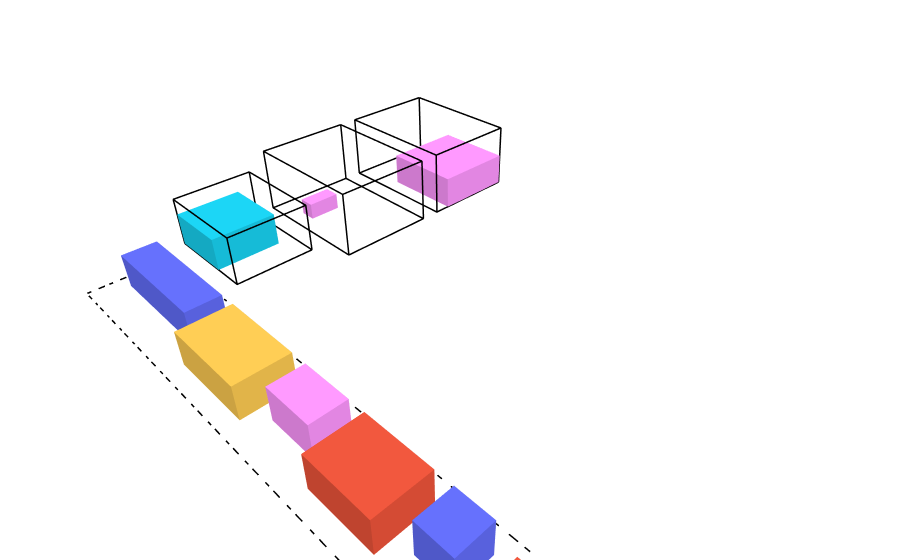

Write notebook code for a chart like this one.
### Markdown cell above
## **Pengujian 3**

Dalam pengujian ketiga, akan digunakan dataset berikut dengan $3$ truk dan $9$ paket.

### Code cell
trucks_3 = [
   Truck("T1", 6, 8, 4, 70),
   Truck("T2", 6, 8, 4, 70),
   Truck("T3", 5, 6, 3, 40)
]

packages_3 = [
   Package("P1", 5, 5, 2, 90, 25, False, 1),
   Package("P2", 2, 7, 2, 80, 20, False, 3),
   Package("P3", 4, 4, 2, 75, 18, True, 2),
   
   Package("P4", 3, 5, 2, 60, 15, False, 1),
   Package("P5", 2, 3, 2, 45, 10, True, 4), 
   Package("P6", 3, 4, 2, 50, 12, False, 2),
   
   Package("P7", 2, 2, 2, 35, 8, False, 5),
   Package("P8", 2, 3, 1, 30, 6, True, 1), 
   Package("P9", 1, 2, 1, 20, 4, False, 3)
]

initial_state_3 = State(packages_3, trucks_3, init="random_feasible")
draw_state(initial_state_3)

### Figure 1 — Plotly figure (JSON) as saved in the notebook; plotly's stock layout.template omitted (floating-point values rounded to 4 significant figures)
{"data": [{"hovertemplate": "%{hovertext}<extra></extra>", "hovertext": ["<b>ID:</b> T1<br><b>Size:</b> 6x8x4<br><b>Max_Capacity:</b> 70<br>", "<b>ID:</b> T1<br><b>Size:</b> 6x8x4<br><b>Max_Capacity:</b> 70<br>", "<b>ID:</b> T1<br><b>Size:</b> 6x8x4<br><b>Max_Capacity:</b> 70<br>", "<b>ID:</b> T1<br><b>Size:</b> 6x8x4<br><b>Max_Capacity:</b> 70<br>", "<b>ID:</b> T1<br><b>Size:</b> 6x8x4<br><b>Max_Capacity:</b> 70<br>", "<b>ID:</b> T1<br><b>Size:</b> 6x8x4<br><b>Max_Capacity:</b> 70<br>", "<b>ID:</b> T1<br><b>Size:</b> 6x8x4<br><b>Max_Capacity:</b> 70<br>", "<b>ID:</b> T1<br><b>Size:</b> 6x8x4<br><b>Max_Capacity:</b> 70<br>", "<b>ID:</b> T1<br><b>Size:</b> 6x8x4<br><b>Max_Capacity:</b> 70<br>", "<b>ID:</b> T1<br><b>Size:</b> 6x8x4<br><b>Max_Capacity:</b> 70<br>", "<b>ID:</b> T1<br><b>Size:</b> 6x8x4<br><b>Max_Capacity:</b> 70<br>", "<b>ID:</b> T1<br><b>Size:</b> 6x8x4<br><b>Max_Capacity:</b> 70<br>", "<b>ID:</b> T1<br><b>Size:</b> 6x8x4<br><b>Max_Capacity:</b> 70<br>", "<b>ID:</b> T1<br><b>Size:</b> 6x8x4<br><b>Max_Capacity:</b> 70<br>", "<b>ID:</b> T1<br><b>Size:</b> 6x8x4<br><b>Max_Capacity:</b> 70<br>", "<b>ID:</b> T1<br><b>Size:</b> 6x8x4<br><b>Max_Capacity:</b> 70<br>", "<b>ID:</b> T1<br><b>Size:</b> 6x8x4<br><b>Max_Capacity:</b> 70<br>", "<b>ID:</b> T1<br><b>Size:</b> 6x8x4<br><b>Max_Capacity:</b> 70<br>", "<b>ID:</b> T1<br><b>Size:</b> 6x8x4<br><b>Max_Capacity:</b> 70<br>", "<b>ID:</b> T1<br><b>Size:</b> 6x8x4<br><b>Max_Capacity:</b> 70<br>", "<b>ID:</b> T1<br><b>Size:</b> 6x8x4<br><b>Max_Capacity:</b> 70<br>", "<b>ID:</b> T1<br><b>Size:</b> 6x8x4<br><b>Max_Capacity:</b> 70<br>", "<b>ID:</b> T1<br><b>Size:</b> 6x8x4<br><b>Max_Capacity:</b> 70<br>", "<b>ID:</b> T1<br><b>Size:</b> 6x8x4<br><b>Max_Capacity:</b> 70<br>"], "line": {"color": "black", "width": 3}, "mode": "lines", "name": "Truck T1", "showlegend": false, "type": "scatter3d", "x": [0, 6, 6, 0, 0, null, 0, 6, 6, 0, 0, null, 0, 0, null, 6, 6, null, 6, 6, null, 0, 0, null], "y": [0, 0, 8, 8, 0, null, 0, 0, 8, 8, 0, null, 0, 0, null, 0, 0, null, 8, 8, null, 8, 8, null], "z": [0, 0, 0, 0, 0, null, 4, 4, 4, 4, 4, null, 0, 4, null, 0, 4, null, 0, 4, null, 0, 4, null]}, {"alphahull": 0, "color": "#FF97FF", "flatshading": true, "hovertemplate": "%{hovertext}<extra></extra>", "hovertext": ["<b>ID:</b> P1<br><b>Position:</b> (0, 3, 0)<br><b>Size:</b> 5x5x2<br><b>Value:</b> 90<br><b>Weight:</b> 25<br><b>Is_Fragile:</b> False<br><b>ETA:</b> 1", "<b>ID:</b> P1<br><b>Position:</b> (0, 3, 0)<br><b>Size:</b> 5x5x2<br><b>Value:</b> 90<br><b>Weight:</b> 25<br><b>Is_Fragile:</b> False<br><b>ETA:</b> 1", "<b>ID:</b> P1<br><b>Position:</b> (0, 3, 0)<br><b>Size:</b> 5x5x2<br><b>Value:</b> 90<br><b>Weight:</b> 25<br><b>Is_Fragile:</b> False<br><b>ETA:</b> 1", "<b>ID:</b> P1<br><b>Position:</b> (0, 3, 0)<br><b>Size:</b> 5x5x2<br><b>Value:</b> 90<br><b>Weight:</b> 25<br><b>Is_Fragile:</b> False<br><b>ETA:</b> 1", "<b>ID:</b> P1<br><b>Position:</b> (0, 3, 0)<br><b>Size:</b> 5x5x2<br><b>Value:</b> 90<br><b>Weight:</b> 25<br><b>Is_Fragile:</b> False<br><b>ETA:</b> 1", "<b>ID:</b> P1<br><b>Position:</b> (0, 3, 0)<br><b>Size:</b> 5x5x2<br><b>Value:</b> 90<br><b>Weight:</b> 25<br><b>Is_Fragile:</b> False<br><b>ETA:</b> 1", "<b>ID:</b> P1<br><b>Position:</b> (0, 3, 0)<br><b>Size:</b> 5x5x2<br><b>Value:</b> 90<br><b>Weight:</b> 25<br><b>Is_Fragile:</b> False<br><b>ETA:</b> 1", "<b>ID:</b> P1<br><b>Position:</b> (0, 3, 0)<br><b>Size:</b> 5x5x2<br><b>Value:</b> 90<br><b>Weight:</b> 25<br><b>Is_Fragile:</b> False<br><b>ETA:</b> 1"], "name": "Package P1", "opacity": 1, "showlegend": false, "type": "mesh3d", "x": [0, 5, 5, 0, 0, 5, 5, 0], "y": [3, 3, 8, 8, 3, 3, 8, 8], "z": [0, 0, 0, 0, 2, 2, 2, 2]}, {"hovertemplate": "%{hovertext}<extra></extra>", "hovertext": ["<b>ID:</b> T2<br><b>Size:</b> 6x8x4<br><b>Max_Capacity:</b> 70<br>", "<b>ID:</b> T2<br><b>Size:</b> 6x8x4<br><b>Max_Capacity:</b> 70<br>", "<b>ID:</b> T2<br><b>Size:</b> 6x8x4<br><b>Max_Capacity:</b> 70<br>", "<b>ID:</b> T2<br><b>Size:</b> 6x8x4<br><b>Max_Capacity:</b> 70<br>", "<b>ID:</b> T2<br><b>Size:</b> 6x8x4<br><b>Max_Capacity:</b> 70<br>", "<b>ID:</b> T2<br><b>Size:</b> 6x8x4<br><b>Max_Capacity:</b> 70<br>", "<b>ID:</b> T2<br><b>Size:</b> 6x8x4<br><b>Max_Capacity:</b> 70<br>", "<b>ID:</b> T2<br><b>Size:</b> 6x8x4<br><b>Max_Capacity:</b> 70<br>", "<b>ID:</b> T2<br><b>Size:</b> 6x8x4<br><b>Max_Capacity:</b> 70<br>", "<b>ID:</b> T2<br><b>Size:</b> 6x8x4<br><b>Max_Capacity:</b> 70<br>", "<b>ID:</b> T2<br><b>Size:</b> 6x8x4<br><b>Max_Capacity:</b> 70<br>", "<b>ID:</b> T2<br><b>Size:</b> 6x8x4<br><b>Max_Capacity:</b> 70<br>", "<b>ID:</b> T2<br><b>Size:</b> 6x8x4<br><b>Max_Capacity:</b> 70<br>", "<b>ID:</b> T2<br><b>Size:</b> 6x8x4<br><b>Max_Capacity:</b> 70<br>", "<b>ID:</b> T2<br><b>Size:</b> 6x8x4<br><b>Max_Capacity:</b> 70<br>", "<b>ID:</b> T2<br><b>Size:</b> 6x8x4<br><b>Max_Capacity:</b> 70<br>", "<b>ID:</b> T2<br><b>Size:</b> 6x8x4<br><b>Max_Capacity:</b> 70<br>", "<b>ID:</b> T2<br><b>Size:</b> 6x8x4<br><b>Max_Capacity:</b> 70<br>", "<b>ID:</b> T2<br><b>Size:</b> 6x8x4<br><b>Max_Capacity:</b> 70<br>", "<b>ID:</b> T2<br><b>Size:</b> 6x8x4<br><b>Max_Capacity:</b> 70<br>", "<b>ID:</b> T2<br><b>Size:</b> 6x8x4<br><b>Max_Capacity:</b> 70<br>", "<b>ID:</b> T2<br><b>Size:</b> 6x8x4<br><b>Max_Capacity:</b> 70<br>", "<b>ID:</b> T2<br><b>Size:</b> 6x8x4<br><b>Max_Capacity:</b> 70<br>", "<b>ID:</b> T2<br><b>Size:</b> 6x8x4<br><b>Max_Capacity:</b> 70<br>"], "line": {"color": "black", "width": 3}, "mode": "lines", "name": "Truck T2", "showlegend": false, "type": "scatter3d", "x": [7.2, 13.2, 13.2, 7.2, 7.2, null, 7.2, 13.2, 13.2, 7.2, 7.2, null, 7.2, 7.2, null, 13.2, 13.2, null, 13.2, 13.2, null, 7.2, 7.2, null], "y": [0, 0, 8, 8, 0, null, 0, 0, 8, 8, 0, null, 0, 0, null, 0, 0, null, 8, 8, null, 8, 8, null], "z": [0, 0, 0, 0, 0, null, 4, 4, 4, 4, 4, null, 0, 4, null, 0, 4, null, 0, 4, null, 0, 4, null]}, {"alphahull": 0, "color": "#FF97FF", "flatshading": true, "hovertemplate": "%{hovertext}<extra></extra>", "hovertext": ["<b>ID:</b> P9<br><b>Position:</b> (2.999999999999999, 2, 0)<br><b>Size:</b> 2x1x1<br><b>Value:</b> 20<br><b>Weight:</b> 4<br><b>Is_Fragile:</b> False<br><b>ETA:</b> 3", "<b>ID:</b> P9<br><b>Position:</b> (2.999999999999999, 2, 0)<br><b>Size:</b> 2x1x1<br><b>Value:</b> 20<br><b>Weight:</b> 4<br><b>Is_Fragile:</b> False<br><b>ETA:</b> 3", "<b>ID:</b> P9<br><b>Position:</b> (2.999999999999999, 2, 0)<br><b>Size:</b> 2x1x1<br><b>Value:</b> 20<br><b>Weight:</b> 4<br><b>Is_Fragile:</b> False<br><b>ETA:</b> 3", "<b>ID:</b> P9<br><b>Position:</b> (2.999999999999999, 2, 0)<br><b>Size:</b> 2x1x1<br><b>Value:</b> 20<br><b>Weight:</b> 4<br><b>Is_Fragile:</b> False<br><b>ETA:</b> 3", "<b>ID:</b> P9<br><b>Position:</b> (2.999999999999999, 2, 0)<br><b>Size:</b> 2x1x1<br><b>Value:</b> 20<br><b>Weight:</b> 4<br><b>Is_Fragile:</b> False<br><b>ETA:</b> 3", "<b>ID:</b> P9<br><b>Position:</b> (2.999999999999999, 2, 0)<br><b>Size:</b> 2x1x1<br><b>Value:</b> 20<br><b>Weight:</b> 4<br><b>Is_Fragile:</b> False<br><b>ETA:</b> 3", "<b>ID:</b> P9<br><b>Position:</b> (2.999999999999999, 2, 0)<br><b>Size:</b> 2x1x1<br><b>Value:</b> 20<br><b>Weight:</b> 4<br><b>Is_Fragile:</b> False<br><b>ETA:</b> 3", "<b>ID:</b> P9<br><b>Position:</b> (2.999999999999999, 2, 0)<br><b>Size:</b> 2x1x1<br><b>Value:</b> 20<br><b>Weight:</b> 4<br><b>Is_Fragile:</b> False<br><b>ETA:</b> 3"], "name": "Package P9", "opacity": 1, "showlegend": false, "type": "mesh3d", "x": [10.2, 12.2, 12.2, 10.2, 10.2, 12.2, 12.2, 10.2], "y": [2, 2, 3, 3, 2, 2, 3, 3], "z": [0, 0, 0, 0, 1, 1, 1, 1]}, {"hovertemplate": "%{hovertext}<extra></extra>", "hovertext": ["<b>ID:</b> T3<br><b>Size:</b> 5x6x3<br><b>Max_Capacity:</b> 40<br>", "<b>ID:</b> T3<br><b>Size:</b> 5x6x3<br><b>Max_Capacity:</b> 40<br>", "<b>ID:</b> T3<br><b>Size:</b> 5x6x3<br><b>Max_Capacity:</b> 40<br>", "<b>ID:</b> T3<br><b>Size:</b> 5x6x3<br><b>Max_Capacity:</b> 40<br>", "<b>ID:</b> T3<br><b>Size:</b> 5x6x3<br><b>Max_Capacity:</b> 40<br>", "<b>ID:</b> T3<br><b>Size:</b> 5x6x3<br><b>Max_Capacity:</b> 40<br>", "<b>ID:</b> T3<br><b>Size:</b> 5x6x3<br><b>Max_Capacity:</b> 40<br>", "<b>ID:</b> T3<br><b>Size:</b> 5x6x3<br><b>Max_Capacity:</b> 40<br>", "<b>ID:</b> T3<br><b>Size:</b> 5x6x3<br><b>Max_Capacity:</b> 40<br>", "<b>ID:</b> T3<br><b>Size:</b> 5x6x3<br><b>Max_Capacity:</b> 40<br>", "<b>ID:</b> T3<br><b>Size:</b> 5x6x3<br><b>Max_Capacity:</b> 40<br>", "<b>ID:</b> T3<br><b>Size:</b> 5x6x3<br><b>Max_Capacity:</b> 40<br>", "<b>ID:</b> T3<br><b>Size:</b> 5x6x3<br><b>Max_Capacity:</b> 40<br>", "<b>ID:</b> T3<br><b>Size:</b> 5x6x3<br><b>Max_Capacity:</b> 40<br>", "<b>ID:</b> T3<br><b>Size:</b> 5x6x3<br><b>Max_Capacity:</b> 40<br>", "<b>ID:</b> T3<br><b>Size:</b> 5x6x3<br><b>Max_Capacity:</b> 40<br>", "<b>ID:</b> T3<br><b>Size:</b> 5x6x3<br><b>Max_Capacity:</b> 40<br>", "<b>ID:</b> T3<br><b>Size:</b> 5x6x3<br><b>Max_Capacity:</b> 40<br>", "<b>ID:</b> T3<br><b>Size:</b> 5x6x3<br><b>Max_Capacity:</b> 40<br>", "<b>ID:</b> T3<br><b>Size:</b> 5x6x3<br><b>Max_Capacity:</b> 40<br>", "<b>ID:</b> T3<br><b>Size:</b> 5x6x3<br><b>Max_Capacity:</b> 40<br>", "<b>ID:</b> T3<br><b>Size:</b> 5x6x3<br><b>Max_Capacity:</b> 40<br>", "<b>ID:</b> T3<br><b>Size:</b> 5x6x3<br><b>Max_Capacity:</b> 40<br>", "<b>ID:</b> T3<br><b>Size:</b> 5x6x3<br><b>Max_Capacity:</b> 40<br>"], "line": {"color": "black", "width": 3}, "mode": "lines", "name": "Truck T3", "showlegend": false, "type": "scatter3d", "x": [14.4, 19.4, 19.4, 14.4, 14.4, null, 14.4, 19.4, 19.4, 14.4, 14.4, null, 14.4, 14.4, null, 19.4, 19.4, null, 19.4, 19.4, null, 14.4, 14.4, null], "y": [0, 0, 6, 6, 0, null, 0, 0, 6, 6, 0, null, 0, 0, null, 0, 0, null, 6, 6, null, 6, 6, null], "z": [0, 0, 0, 0, 0, null, 3, 3, 3, 3, 3, null, 0, 3, null, 0, 3, null, 0, 3, null, 0, 3, null]}, {"alphahull": 0, "color": "#19D3F3", "flatshading": true, "hovertemplate": "%{hovertext}<extra></extra>", "hovertext": ["<b>ID:</b> P3<br><b>Position:</b> (1.0, 0, 0)<br><b>Size:</b> 4x4x2<br><b>Value:</b> 75<br><b>Weight:</b> 18<br><b>Is_Fragile:</b> True<br><b>ETA:</b> 2", "<b>ID:</b> P3<br><b>Position:</b> (1.0, 0, 0)<br><b>Size:</b> 4x4x2<br><b>Value:</b> 75<br><b>Weight:</b> 18<br><b>Is_Fragile:</b> True<br><b>ETA:</b> 2", "<b>ID:</b> P3<br><b>Position:</b> (1.0, 0, 0)<br><b>Size:</b> 4x4x2<br><b>Value:</b> 75<br><b>Weight:</b> 18<br><b>Is_Fragile:</b> True<br><b>ETA:</b> 2", "<b>ID:</b> P3<br><b>Position:</b> (1.0, 0, 0)<br><b>Size:</b> 4x4x2<br><b>Value:</b> 75<br><b>Weight:</b> 18<br><b>Is_Fragile:</b> True<br><b>ETA:</b> 2", "<b>ID:</b> P3<br><b>Position:</b> (1.0, 0, 0)<br><b>Size:</b> 4x4x2<br><b>Value:</b> 75<br><b>Weight:</b> 18<br><b>Is_Fragile:</b> True<br><b>ETA:</b> 2", "<b>ID:</b> P3<br><b>Position:</b> (1.0, 0, 0)<br><b>Size:</b> 4x4x2<br><b>Value:</b> 75<br><b>Weight:</b> 18<br><b>Is_Fragile:</b> True<br><b>ETA:</b> 2", "<b>ID:</b> P3<br><b>Position:</b> (1.0, 0, 0)<br><b>Size:</b> 4x4x2<br><b>Value:</b> 75<br><b>Weight:</b> 18<br><b>Is_Fragile:</b> True<br><b>ETA:</b> 2", "<b>ID:</b> P3<br><b>Position:</b> (1.0, 0, 0)<br><b>Size:</b> 4x4x2<br><b>Value:</b> 75<br><b>Weight:</b> 18<br><b>Is_Fragile:</b> True<br><b>ETA:</b> 2"], "name": "Package P3", "opacity": 1, "showlegend": false, "type": "mesh3d", "x": [15.4, 19.4, 19.4, 15.4, 15.4, 19.4, 19.4, 15.4], "y": [0, 0, 4, 4, 0, 0, 4, 4], "z": [0, 0, 0, 0, 2, 2, 2, 2]}, {"alphahull": 0, "color": "#636EFA", "flatshading": true, "hovertemplate": "%{hovertext}<extra></extra>", "hovertext": ["<b>ID:</b> P2<br><b>Position:</b> (1.0, 1, 0)<br><b>Size:</b> 2x7x2<br><b>Value:</b> 80<br><b>Weight:</b> 20<br><b>Is_Fragile:</b> False<br><b>ETA:</b> 3", "<b>ID:</b> P2<br><b>Position:</b> (1.0, 1, 0)<br><b>Size:</b> 2x7x2<br><b>Value:</b> 80<br><b>Weight:</b> 20<br><b>Is_Fragile:</b> False<br><b>ETA:</b> 3", "<b>ID:</b> P2<br><b>Position:</b> (1.0, 1, 0)<br><b>Size:</b> 2x7x2<br><b>Value:</b> 80<br><b>Weight:</b> 20<br><b>Is_Fragile:</b> False<br><b>ETA:</b> 3", "<b>ID:</b> P2<br><b>Position:</b> (1.0, 1, 0)<br><b>Size:</b> 2x7x2<br><b>Value:</b> 80<br><b>Weight:</b> 20<br><b>Is_Fragile:</b> False<br><b>ETA:</b> 3", "<b>ID:</b> P2<br><b>Position:</b> (1.0, 1, 0)<br><b>Size:</b> 2x7x2<br><b>Value:</b> 80<br><b>Weight:</b> 20<br><b>Is_Fragile:</b> False<br><b>ETA:</b> 3", "<b>ID:</b> P2<br><b>Position:</b> (1.0, 1, 0)<br><b>Size:</b> 2x7x2<br><b>Value:</b> 80<br><b>Weight:</b> 20<br><b>Is_Fragile:</b> False<br><b>ETA:</b> 3", "<b>ID:</b> P2<br><b>Position:</b> (1.0, 1, 0)<br><b>Size:</b> 2x7x2<br><b>Value:</b> 80<br><b>Weight:</b> 20<br><b>Is_Fragile:</b> False<br><b>ETA:</b> 3", "<b>ID:</b> P2<br><b>Position:</b> (1.0, 1, 0)<br><b>Size:</b> 2x7x2<br><b>Value:</b> 80<br><b>Weight:</b> 20<br><b>Is_Fragile:</b> False<br><b>ETA:</b> 3"], "name": "Package P2", "opacity": 1, "showlegend": false, "type": "mesh3d", "x": [21.6, 23.6, 23.6, 21.6, 21.6, 23.6, 23.6, 21.6], "y": [2, 2, 9, 9, 2, 2, 9, 9], "z": [0, 0, 0, 0, 2, 2, 2, 2]}, {"alphahull": 0, "color": "#FECB52", "flatshading": true, "hovertemplate": "%{hovertext}<extra></extra>", "hovertext": ["<b>ID:</b> P4<br><b>Position:</b> (1.0, 9, 0)<br><b>Size:</b> 3x5x2<br><b>Value:</b> 60<br><b>Weight:</b> 15<br><b>Is_Fragile:</b> False<br><b>ETA:</b> 1", "<b>ID:</b> P4<br><b>Position:</b> (1.0, 9, 0)<br><b>Size:</b> 3x5x2<br><b>Value:</b> 60<br><b>Weight:</b> 15<br><b>Is_Fragile:</b> False<br><b>ETA:</b> 1", "<b>ID:</b> P4<br><b>Position:</b> (1.0, 9, 0)<br><b>Size:</b> 3x5x2<br><b>Value:</b> 60<br><b>Weight:</b> 15<br><b>Is_Fragile:</b> False<br><b>ETA:</b> 1", "<b>ID:</b> P4<br><b>Position:</b> (1.0, 9, 0)<br><b>Size:</b> 3x5x2<br><b>Value:</b> 60<br><b>Weight:</b> 15<br><b>Is_Fragile:</b> False<br><b>ETA:</b> 1", "<b>ID:</b> P4<br><b>Position:</b> (1.0, 9, 0)<br><b>Size:</b> 3x5x2<br><b>Value:</b> 60<br><b>Weight:</b> 15<br><b>Is_Fragile:</b> False<br><b>ETA:</b> 1", "<b>ID:</b> P4<br><b>Position:</b> (1.0, 9, 0)<br><b>Size:</b> 3x5x2<br><b>Value:</b> 60<br><b>Weight:</b> 15<br><b>Is_Fragile:</b> False<br><b>ETA:</b> 1", "<b>ID:</b> P4<br><b>Position:</b> (1.0, 9, 0)<br><b>Size:</b> 3x5x2<br><b>Value:</b> 60<br><b>Weight:</b> 15<br><b>Is_Fragile:</b> False<br><b>ETA:</b> 1", "<b>ID:</b> P4<br><b>Position:</b> (1.0, 9, 0)<br><b>Size:</b> 3x5x2<br><b>Value:</b> 60<br><b>Weight:</b> 15<br><b>Is_Fragile:</b> False<br><b>ETA:</b> 1"], "name": "Package P4", "opacity": 1, "showlegend": false, "type": "mesh3d", "x": [21.6, 24.6, 24.6, 21.6, 21.6, 24.6, 24.6, 21.6], "y": [10, 10, 15, 15, 10, 10, 15, 15], "z": [0, 0, 0, 0, 2, 2, 2, 2]}, {"alphahull": 0, "color": "#FF97FF", "flatshading": true, "hovertemplate": "%{hovertext}<extra></extra>", "hovertext": ["<b>ID:</b> P5<br><b>Position:</b> (1.0, 15, 0)<br><b>Size:</b> 2x3x2<br><b>Value:</b> 45<br><b>Weight:</b> 10<br><b>Is_Fragile:</b> True<br><b>ETA:</b> 4", "<b>ID:</b> P5<br><b>Position:</b> (1.0, 15, 0)<br><b>Size:</b> 2x3x2<br><b>Value:</b> 45<br><b>Weight:</b> 10<br><b>Is_Fragile:</b> True<br><b>ETA:</b> 4", "<b>ID:</b> P5<br><b>Position:</b> (1.0, 15, 0)<br><b>Size:</b> 2x3x2<br><b>Value:</b> 45<br><b>Weight:</b> 10<br><b>Is_Fragile:</b> True<br><b>ETA:</b> 4", "<b>ID:</b> P5<br><b>Position:</b> (1.0, 15, 0)<br><b>Size:</b> 2x3x2<br><b>Value:</b> 45<br><b>Weight:</b> 10<br><b>Is_Fragile:</b> True<br><b>ETA:</b> 4", "<b>ID:</b> P5<br><b>Position:</b> (1.0, 15, 0)<br><b>Size:</b> 2x3x2<br><b>Value:</b> 45<br><b>Weight:</b> 10<br><b>Is_Fragile:</b> True<br><b>ETA:</b> 4", "<b>ID:</b> P5<br><b>Position:</b> (1.0, 15, 0)<br><b>Size:</b> 2x3x2<br><b>Value:</b> 45<br><b>Weight:</b> 10<br><b>Is_Fragile:</b> True<br><b>ETA:</b> 4", "<b>ID:</b> P5<br><b>Position:</b> (1.0, 15, 0)<br><b>Size:</b> 2x3x2<br><b>Value:</b> 45<br><b>Weight:</b> 10<br><b>Is_Fragile:</b> True<br><b>ETA:</b> 4", "<b>ID:</b> P5<br><b>Position:</b> (1.0, 15, 0)<br><b>Size:</b> 2x3x2<br><b>Value:</b> 45<br><b>Weight:</b> 10<br><b>Is_Fragile:</b> True<br><b>ETA:</b> 4"], "name": "Package P5", "opacity": 1, "showlegend": false, "type": "mesh3d", "x": [21.6, 23.6, 23.6, 21.6, 21.6, 23.6, 23.6, 21.6], "y": [16, 16, 19, 19, 16, 16, 19, 19], "z": [0, 0, 0, 0, 2, 2, 2, 2]}, {"alphahull": 0, "color": "#EF553B", "flatshading": true, "hovertemplate": "%{hovertext}<extra></extra>", "hovertext": ["<b>ID:</b> P6<br><b>Position:</b> (1.0, 19, 0)<br><b>Size:</b> 3x4x2<br><b>Value:</b> 50<br><b>Weight:</b> 12<br><b>Is_Fragile:</b> False<br><b>ETA:</b> 2", "<b>ID:</b> P6<br><b>Position:</b> (1.0, 19, 0)<br><b>Size:</b> 3x4x2<br><b>Value:</b> 50<br><b>Weight:</b> 12<br><b>Is_Fragile:</b> False<br><b>ETA:</b> 2", "<b>ID:</b> P6<br><b>Position:</b> (1.0, 19, 0)<br><b>Size:</b> 3x4x2<br><b>Value:</b> 50<br><b>Weight:</b> 12<br><b>Is_Fragile:</b> False<br><b>ETA:</b> 2", "<b>ID:</b> P6<br><b>Position:</b> (1.0, 19, 0)<br><b>Size:</b> 3x4x2<br><b>Value:</b> 50<br><b>Weight:</b> 12<br><b>Is_Fragile:</b> False<br><b>ETA:</b> 2", "<b>ID:</b> P6<br><b>Position:</b> (1.0, 19, 0)<br><b>Size:</b> 3x4x2<br><b>Value:</b> 50<br><b>Weight:</b> 12<br><b>Is_Fragile:</b> False<br><b>ETA:</b> 2", "<b>ID:</b> P6<br><b>Position:</b> (1.0, 19, 0)<br><b>Size:</b> 3x4x2<br><b>Value:</b> 50<br><b>Weight:</b> 12<br><b>Is_Fragile:</b> False<br><b>ETA:</b> 2", "<b>ID:</b> P6<br><b>Position:</b> (1.0, 19, 0)<br><b>Size:</b> 3x4x2<br><b>Value:</b> 50<br><b>Weight:</b> 12<br><b>Is_Fragile:</b> False<br><b>ETA:</b> 2", "<b>ID:</b> P6<br><b>Position:</b> (1.0, 19, 0)<br><b>Size:</b> 3x4x2<br><b>Value:</b> 50<br><b>Weight:</b> 12<br><b>Is_Fragile:</b> False<br><b>ETA:</b> 2"], "name": "Package P6", "opacity": 1, "showlegend": false, "type": "mesh3d", "x": [21.6, 24.6, 24.6, 21.6, 21.6, 24.6, 24.6, 21.6], "y": [20, 20, 24, 24, 20, 20, 24, 24], "z": [0, 0, 0, 0, 2, 2, 2, 2]}, {"alphahull": 0, "color": "#636EFA", "flatshading": true, "hovertemplate": "%{hovertext}<extra></extra>", "hovertext": ["<b>ID:</b> P7<br><b>Position:</b> (1.0, 24, 0)<br><b>Size:</b> 2x2x2<br><b>Value:</b> 35<br><b>Weight:</b> 8<br><b>Is_Fragile:</b> False<br><b>ETA:</b> 5", "<b>ID:</b> P7<br><b>Position:</b> (1.0, 24, 0)<br><b>Size:</b> 2x2x2<br><b>Value:</b> 35<br><b>Weight:</b> 8<br><b>Is_Fragile:</b> False<br><b>ETA:</b> 5", "<b>ID:</b> P7<br><b>Position:</b> (1.0, 24, 0)<br><b>Size:</b> 2x2x2<br><b>Value:</b> 35<br><b>Weight:</b> 8<br><b>Is_Fragile:</b> False<br><b>ETA:</b> 5", "<b>ID:</b> P7<br><b>Position:</b> (1.0, 24, 0)<br><b>Size:</b> 2x2x2<br><b>Value:</b> 35<br><b>Weight:</b> 8<br><b>Is_Fragile:</b> False<br><b>ETA:</b> 5", "<b>ID:</b> P7<br><b>Position:</b> (1.0, 24, 0)<br><b>Size:</b> 2x2x2<br><b>Value:</b> 35<br><b>Weight:</b> 8<br><b>Is_Fragile:</b> False<br><b>ETA:</b> 5", "<b>ID:</b> P7<br><b>Position:</b> (1.0, 24, 0)<br><b>Size:</b> 2x2x2<br><b>Value:</b> 35<br><b>Weight:</b> 8<br><b>Is_Fragile:</b> False<br><b>ETA:</b> 5", "<b>ID:</b> P7<br><b>Position:</b> (1.0, 24, 0)<br><b>Size:</b> 2x2x2<br><b>Value:</b> 35<br><b>Weight:</b> 8<br><b>Is_Fragile:</b> False<br><b>ETA:</b> 5", "<b>ID:</b> P7<br><b>Position:</b> (1.0, 24, 0)<br><b>Size:</b> 2x2x2<br><b>Value:</b> 35<br><b>Weight:</b> 8<br><b>Is_Fragile:</b> False<br><b>ETA:</b> 5"], "name": "Package P7", "opacity": 1, "showlegend": false, "type": "mesh3d", "x": [21.6, 23.6, 23.6, 21.6, 21.6, 23.6, 23.6, 21.6], "y": [25, 25, 27, 27, 25, 25, 27, 27], "z": [0, 0, 0, 0, 2, 2, 2, 2]}, {"alphahull": 0, "color": "#EF553B", "flatshading": true, "hovertemplate": "%{hovertext}<extra></extra>", "hovertext": ["<b>ID:</b> P8<br><b>Position:</b> (1.0, 27, 0)<br><b>Size:</b> 2x3x1<br><b>Value:</b> 30<br><b>Weight:</b> 6<br><b>Is_Fragile:</b> True<br><b>ETA:</b> 1", "<b>ID:</b> P8<br><b>Position:</b> (1.0, 27, 0)<br><b>Size:</b> 2x3x1<br><b>Value:</b> 30<br><b>Weight:</b> 6<br><b>Is_Fragile:</b> True<br><b>ETA:</b> 1", "<b>ID:</b> P8<br><b>Position:</b> (1.0, 27, 0)<br><b>Size:</b> 2x3x1<br><b>Value:</b> 30<br><b>Weight:</b> 6<br><b>Is_Fragile:</b> True<br><b>ETA:</b> 1", "<b>ID:</b> P8<br><b>Position:</b> (1.0, 27, 0)<br><b>Size:</b> 2x3x1<br><b>Value:</b> 30<br><b>Weight:</b> 6<br><b>Is_Fragile:</b> True<br><b>ETA:</b> 1", "<b>ID:</b> P8<br><b>Position:</b> (1.0, 27, 0)<br><b>Size:</b> 2x3x1<br><b>Value:</b> 30<br><b>Weight:</b> 6<br><b>Is_Fragile:</b> True<br><b>ETA:</b> 1", "<b>ID:</b> P8<br><b>Position:</b> (1.0, 27, 0)<br><b>Size:</b> 2x3x1<br><b>Value:</b> 30<br><b>Weight:</b> 6<br><b>Is_Fragile:</b> True<br><b>ETA:</b> 1", "<b>ID:</b> P8<br><b>Position:</b> (1.0, 27, 0)<br><b>Size:</b> 2x3x1<br><b>Value:</b> 30<br><b>Weight:</b> 6<br><b>Is_Fragile:</b> True<br><b>ETA:</b> 1", "<b>ID:</b> P8<br><b>Position:</b> (1.0, 27, 0)<br><b>Size:</b> 2x3x1<br><b>Value:</b> 30<br><b>Weight:</b> 6<br><b>Is_Fragile:</b> True<br><b>ETA:</b> 1"], "name": "Package P8", "opacity": 1, "showlegend": false, "type": "mesh3d", "x": [21.6, 23.6, 23.6, 21.6, 21.6, 23.6, 23.6, 21.6], "y": [28, 28, 31, 31, 28, 28, 31, 31], "z": [0, 0, 0, 0, 1, 1, 1, 1]}, {"line": {"color": "black", "dash": "dashdot", "width": 3}, "mode": "lines", "name": "Unassigned Area", "showlegend": false, "type": "scatter3d", "x": [20.6, 25.6, 25.6, 20.6, 20.6], "y": [1, 1, 32, 32, 1], "z": [0, 0, 0, 0, 0]}], "layout": {"margin": {"b": 0, "l": 0, "pad": 0, "r": 0, "t": 0}, "scene": {"aspectmode": "data", "xaxis": {"showbackground": false, "showgrid": false, "showticklabels": false, "ticks": "", "title": {"text": ""}, "zeroline": false}, "yaxis": {"showbackground": false, "showgrid": false, "showticklabels": false, "ticks": "", "title": {"text": ""}, "zeroline": false}, "zaxis": {"showbackground": false, "showgrid": false, "showticklabels": false, "ticks": "", "title": {"text": ""}, "zeroline": false}}}}
